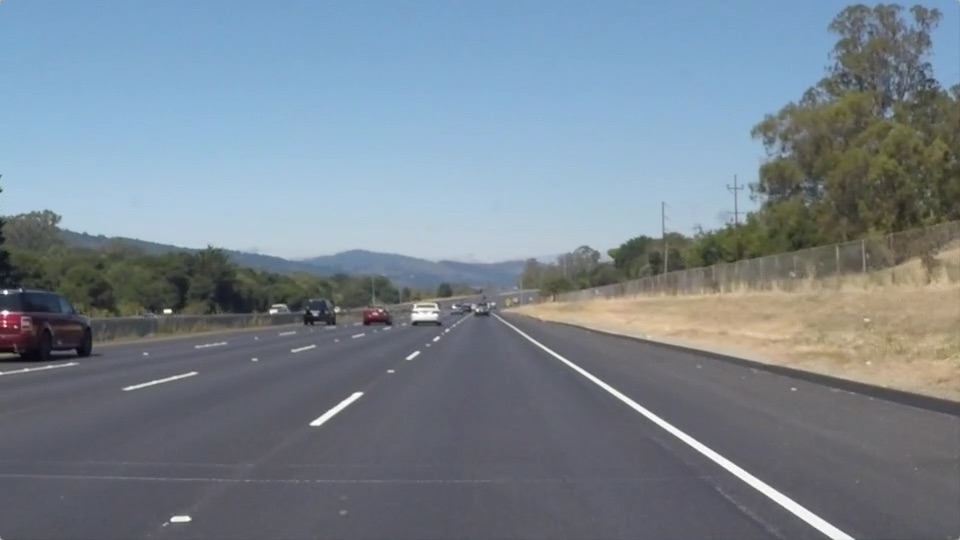
#> input picture tttt.jpg, 960 x 540 px, found by its file name
$ python Gray-histo.py
#> lines starting #> are read from the running program, lines starting #| are printed output that depends on the picture
import cv2 as cv
import matplotlib.image as mpimg
from matplotlib import pyplot as plt
import numpy as np

Raw_Img = plt.imread('D:\轉移\Lane-Tracking-Img/tttt.jpg')
#> Raw_Img is the input picture: shape (540, 960, 3); mean R, G, B 120.3, 132.6, 143.7
Test = plt.imread('D:\轉移\Lane-Tracking-Img/tttt.jpg')
R, G, B = Raw_Img[:,:,0], Raw_Img[:,:,1], Raw_Img[:,:,2]
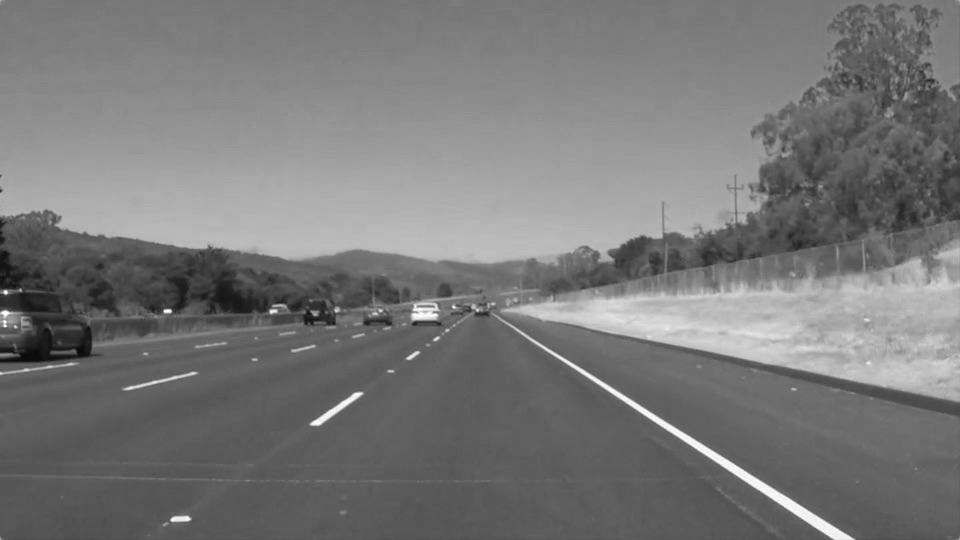
#> R: shape (540, 960); min 8, max 255, mean 120.3
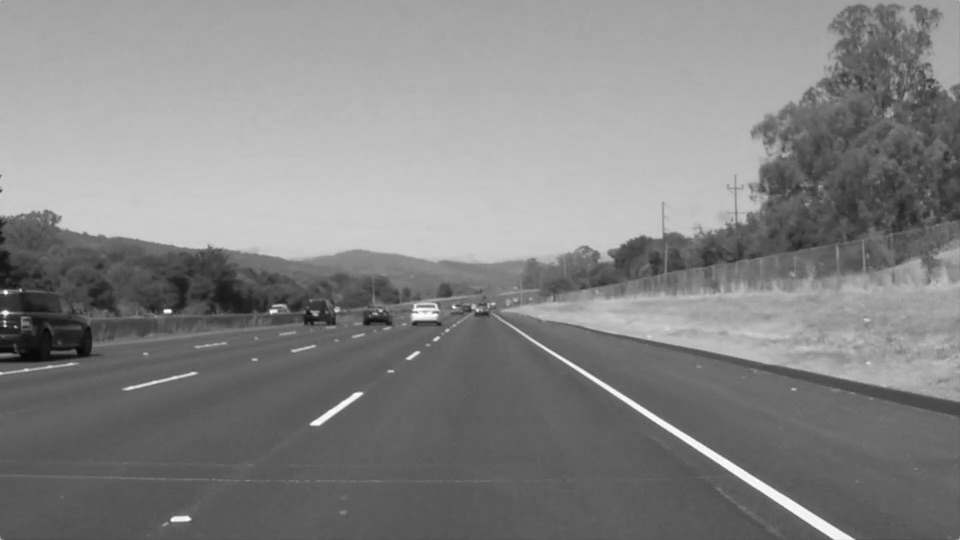
#> G: shape (540, 960); min 4, max 255, mean 132.6
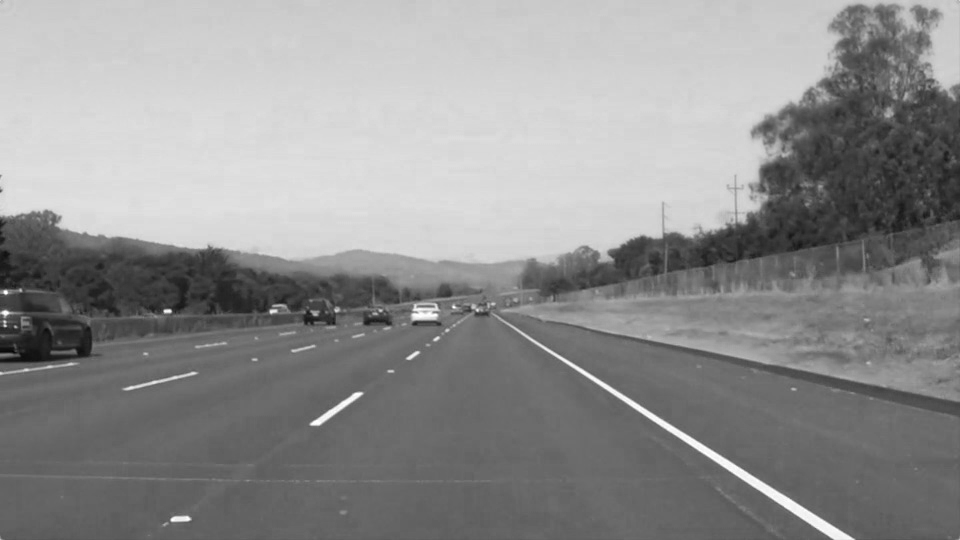
#> B: shape (540, 960); min 4, max 255, mean 143.7
R1, G1, B1 = Test[:,:,0], Test[:,:,1], Test[:,:,2]


Row = 2
Col = 5

fig = plt.figure(figsize=(10,5))

Gray_weighted_avg = 0.2989 * R + 0.5870 * G + 0.1140 * B
fig.add_subplot(Row, Col, 1)
plt.imshow(Gray_weighted_avg, cmap='gray')
plt.axis('off')
plt.title("Weighted average method", fontsize=14)

Height, Width = Raw_Img.shape[0],Raw_Img.shape[1]
#> Height = 540; Width = 960
Gray_decom_max = np.zeros_like(Raw_Img)
Gray_decom_min = np.zeros_like(Raw_Img)
Gray_desaturation = np.zeros_like(Raw_Img)
for i in range(Height):
    for j in range(Width):
        pix_val = Raw_Img[i,j]
        Max = int(max(pix_val))
        Min = int(min(pix_val))
        Gray_decom_max[i,j] = Max
        Gray_decom_min[i,j] = Min
        Gray_desaturation[i,j] = (Max+Min)/2
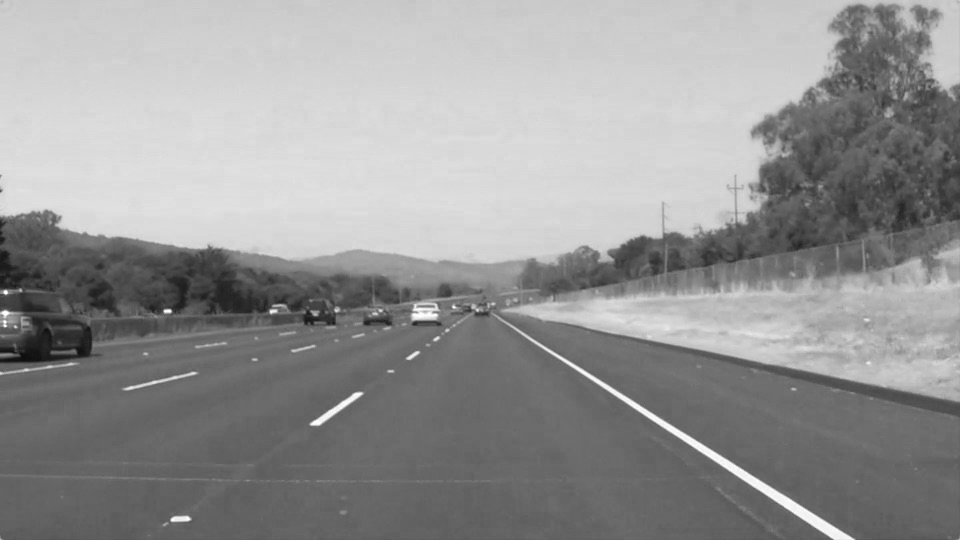
#> Gray_decom_max: shape (540, 960, 3); min 13, max 255, mean 149.2
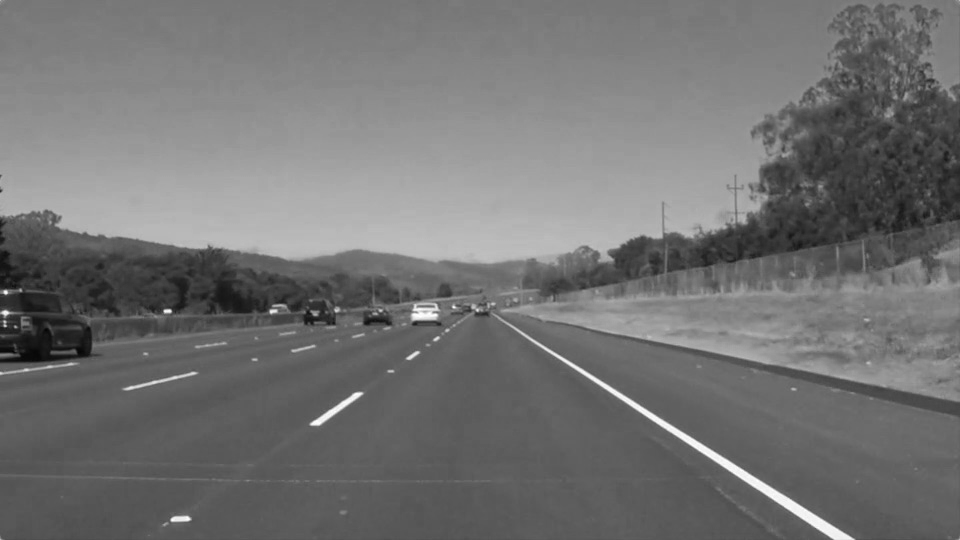
#> Gray_decom_min: shape (540, 960, 3); min 4, max 255, mean 114.7
fig.add_subplot(Row, Col, 2)
plt.imshow(Gray_decom_max, cmap='gray')
plt.axis('off')
plt.title("Decomposition method - Maximum", fontsize=14)

fig.add_subplot(Row, Col, 3)
plt.imshow(Gray_decom_min, cmap='gray')
plt.axis('off')
plt.title("Decomposition method - Minimum", fontsize=14)

fig.add_subplot(Row, Col, 4)
plt.imshow(Gray_desaturation, cmap='gray')
plt.axis('off')
plt.title("Desaturation method", fontsize=14)

fig.add_subplot(Row, Col, 4)
plt.imshow(Gray_desaturation, cmap='gray')
plt.axis('off')
plt.title("Desaturation method", fontsize=14)


fig.add_subplot(Row, Col, 5)
plt.hist(Gray_weighted_avg.ravel(), 256, [0, 256])

fig.add_subplot(Row, Col, 6)
plt.hist(Gray_decom_max.ravel(), 256, [0, 256])

fig.add_subplot(Row, Col, 7)
plt.hist(Gray_decom_min.ravel(), 256, [0, 256])

fig.add_subplot(Row, Col, 8)
plt.hist(Gray_desaturation.ravel(), 256, [0, 256])

plt.show()
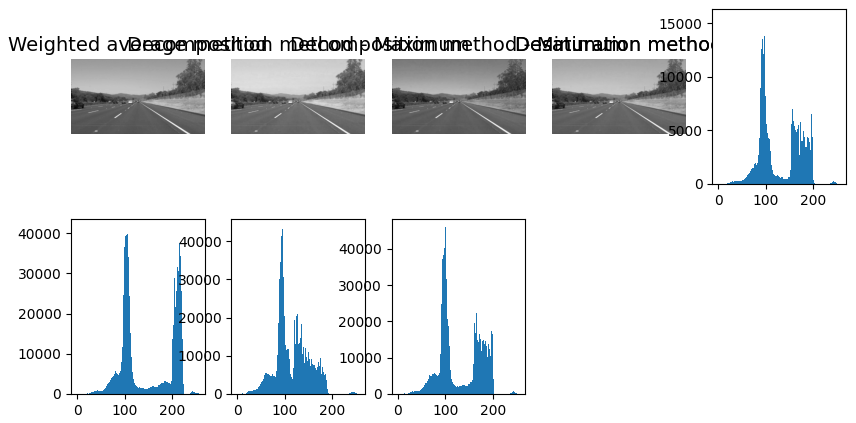
#> figure drawn by matplotlib, 9 panels; panel 6: tallest bar 15573 high, from x = 96 to 97; panel 7: tallest bar 41439 high, from x = 101 to 102; panel 8: tallest bar 43665 high, from x = 94 to 95; panel 9: tallest bar 45915 high, from x = 100 to 101
#cv.imshow('Original',Raw_Img)
#cv.waitKey(0)

$ run again, with Low_exposure.jpg copied over tttt.jpg
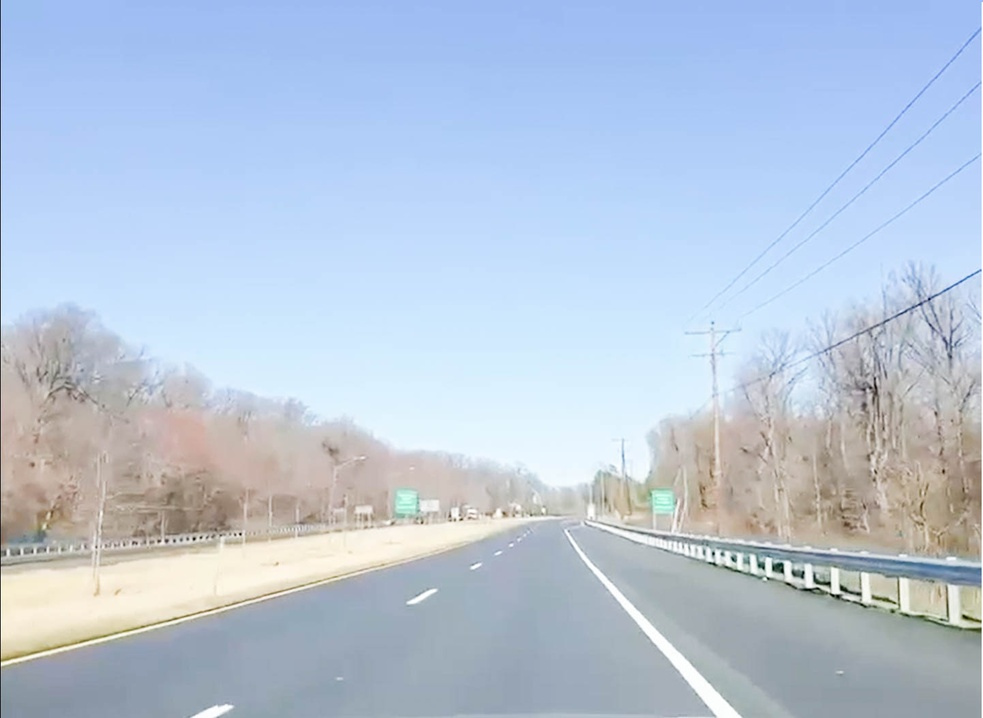
#> input picture Low_exposure.jpg, 983 x 718 px, shrunk from 1442 x 1054 before the run, found by its file name
#> Raw_Img is the input picture: shape (718, 983, 3); mean R, G, B 183.8, 198.5, 217.5
#> after the loop `for i in range(Height):`:
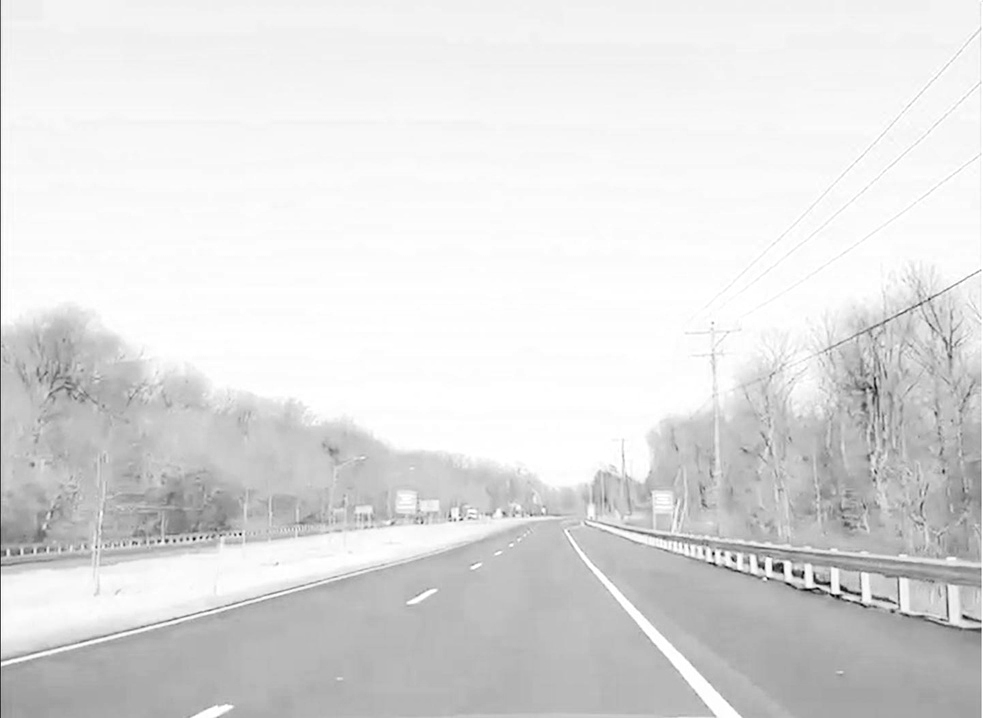
#> Gray_decom_max: shape (718, 983, 3); min 4, max 255, mean 222.7
#> after the loop `for i in range(Height):`:
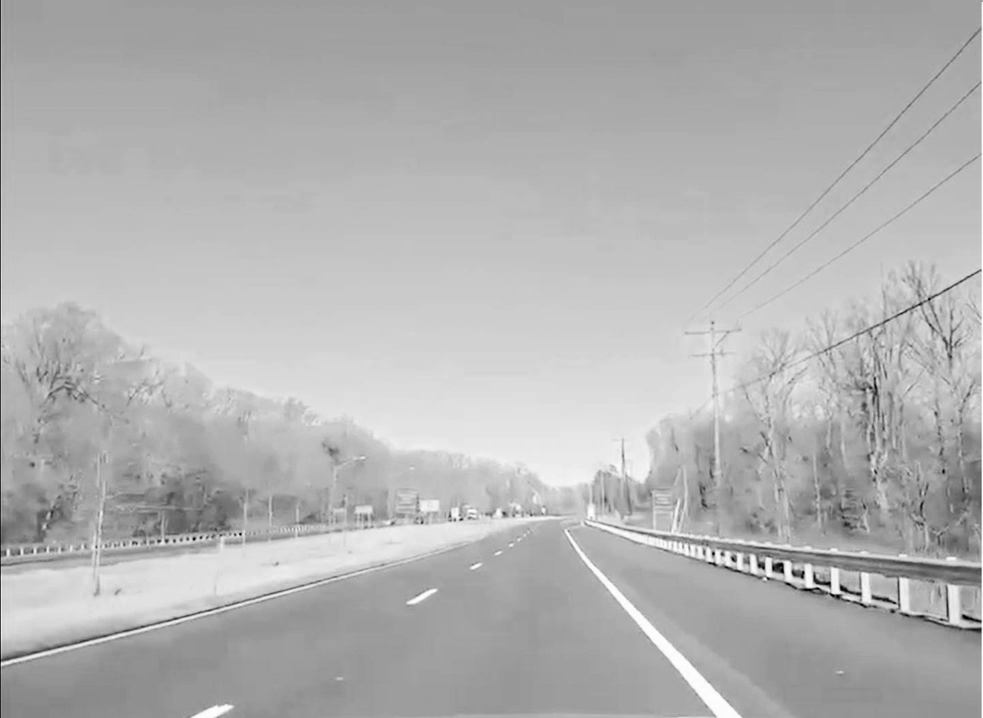
#> Gray_decom_min: shape (718, 983, 3); min 0, max 255, mean 178.7
